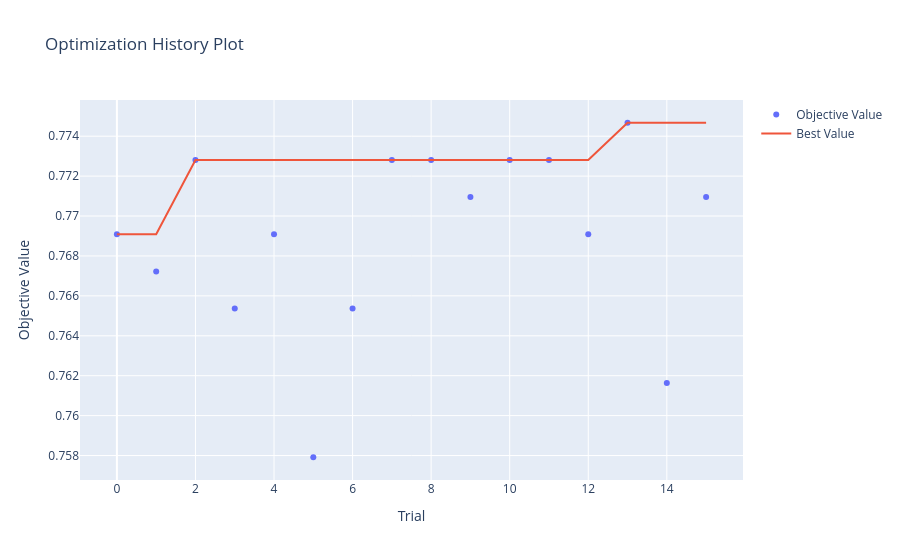

The cell this chart's notebook holds for it:
### Code cell
# 1. Optimization History
import plotly
plot_optimization_history(study).show()

### Figure 1 — Plotly figure (JSON) as saved in the notebook; plotly's stock layout.template omitted (floating-point values rounded to 4 significant figures)
{"data": [{"mode": "markers", "name": "Objective Value", "type": "scatter", "x": [0, 1, 2, 3, 4, 5, 6, 7, 8, 9, 10, 11, 12, 13, 14, 15], "y": [0.7691, 0.7672, 0.7728, 0.7654, 0.7691, 0.7579, 0.7654, 0.7728, 0.7728, 0.7709, 0.7728, 0.7728, 0.7691, 0.7747, 0.7616, 0.7709]}, {"mode": "lines", "name": "Best Value", "type": "scatter", "x": [0, 1, 2, 3, 4, 5, 6, 7, 8, 9, 10, 11, 12, 13, 14, 15], "y": [0.7691, 0.7691, 0.7728, 0.7728, 0.7728, 0.7728, 0.7728, 0.7728, 0.7728, 0.7728, 0.7728, 0.7728, 0.7728, 0.7747, 0.7747, 0.7747]}, {"marker": {"color": "#cccccc"}, "mode": "markers", "name": "Infeasible Trial", "showlegend": false, "type": "scatter", "x": [], "y": []}], "layout": {"title": {"text": "Optimization History Plot"}, "xaxis": {"title": {"text": "Trial"}}, "yaxis": {"title": {"text": "Objective Value"}}}}
